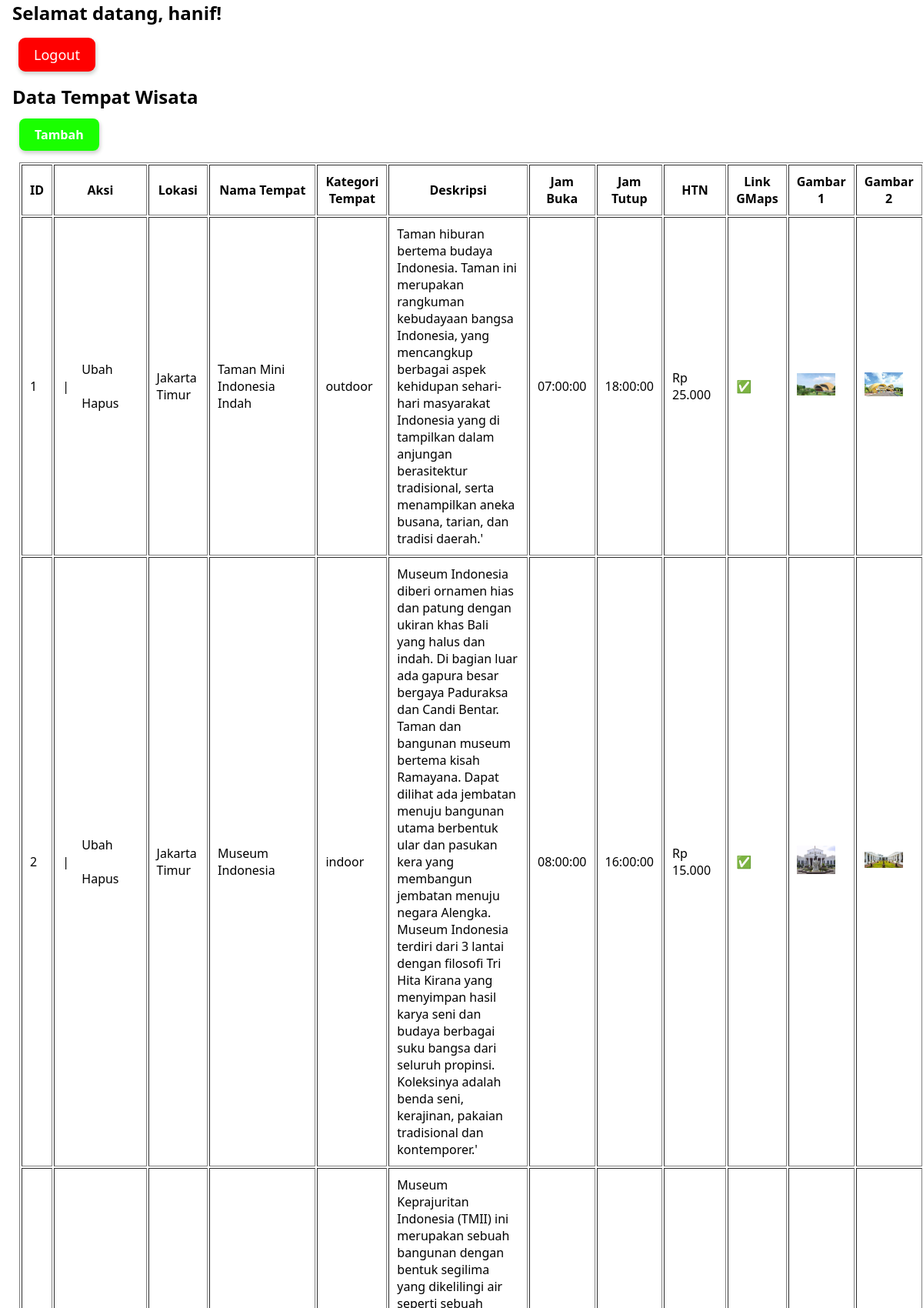
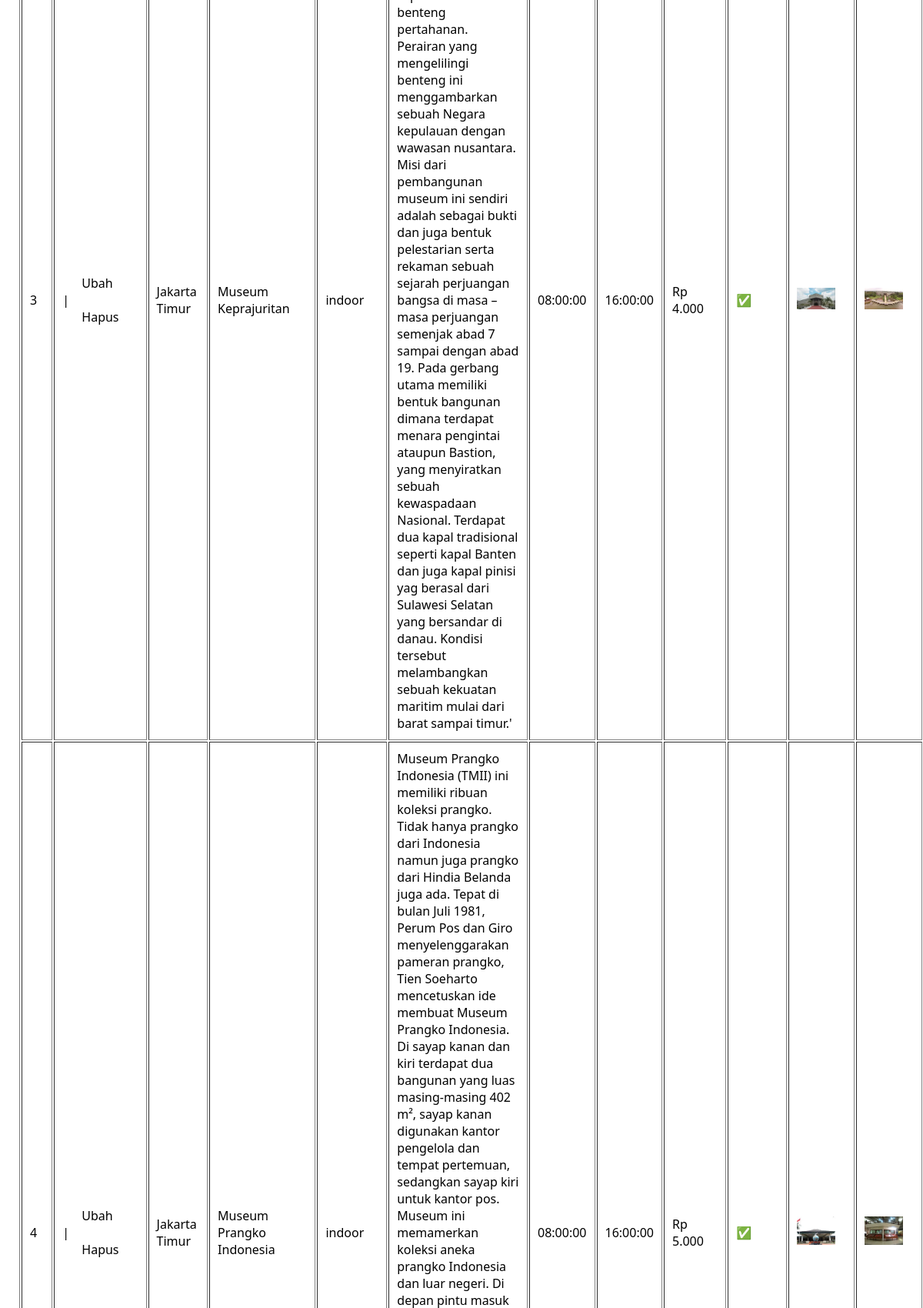
The page /admin (signed in, upper part) on the database its author committed (2 pictures, top to bottom).
### tables this page shows
CREATE TABLE `tempat` (
  `id` int(11) NOT NULL,
  `lokasi` varchar(16) NOT NULL,
  `nama` varchar(48) NOT NULL,
  `tipe` varchar(8) NOT NULL,
  `deskripsi` text NOT NULL,
  `buka` time NOT NULL,
  `tutup` time NOT NULL,
  `htm` varchar(25) NOT NULL,
  `gmaps` varchar(255) NOT NULL,
  `foto1` varchar(255) NOT NULL,
  `foto2` varchar(255) NOT NULL,
  `foto3` varchar(255) NOT NULL,
  `timestamp` datetime NOT NULL
);

### admin/index.php (the view, shortened to what this page needs)
<?php
    require "../script/php/conn.php";
    $admin_name = $_SESSION["name"];
    $result = mysqli_query($conn, "SELECT * FROM tempat");
?>
<!DOCTYPE html>
<html lang="en">
<head>
    <link rel="stylesheet" href="/style/admin.css">
</head>
<body>
    <nav>
        <h1> Selamat datang, <?= $admin_name ?>!</h1>
        <a href="logout.php"><button>Logout</button></a>
    </nav>
    <section>
        <h2>Data Tempat Wisata</h2><br>
        <a href="tambah.php" class="add-button">Tambah</a>
        <div style="overflow-x:auto;">
            <table border="1" cellpadding="10" cellspacing="2">
                <tr>
                    <th>ID</th>
                    <th>Aksi</th>
                    <th>Lokasi</th>
                    <th>Nama Tempat</th>
                    <th>Kategori Tempat</th>
                    <th>Deskripsi</th>
                    <th>Jam Buka</th>
                    <th>Jam Tutup</th>
                    <th>HTN</th>
                    <th>Link GMaps</th>
                    <th>Gambar 1</th>
                    <th>Gambar 2</th>
                </tr>
                <?php while ( $row = mysqli_fetch_row($result)) : ?>
                    <tr>
                        <td><?= $row[0]; ?></td>
                        <td>
                            <a href="ubah.php?id=<?= $row[0]; ?>">Ubah</a> |
                            <a href="hapus.php?id=<?= $row[0]; ?>">Hapus</a>
                        </td>
                        <td><?= $row[1]; ?></td>
                        <td><?= $row[2]; ?></td>
                        <td><?= $row[3]; ?></td>
                        <td><?= $row[4]; ?></td>
                        <td><?= $row[5]; ?></td>
                        <td><?= $row[6]; ?></td>
                        <td><?= $row[7]; ?></td>
                        <td><?php if(isset($row[8])){echo "✅";}else {echo "❌";} ?></td>
                        <td><img src="<?= $row[9]; ?>" alt=""></td>
                        <td><img src="<?= $row[10]; ?>" alt=""></td>
                    </tr>
                <?php endwhile; ?>
            </table>
        </div>
    </section>
</body>
</html>

### style/admin.css (style rules this page uses)
* { margin: 0; font-family: 'Segoe UI', Tahoma, Geneva, Verdana, sans-serif; }
nav { display: flex; flex-direction: column; }
a { color: inherit; text-decoration: inherit; text-decoration-line: inherit; text-decoration-style: inherit; text-decoration-color: inherit; }
button { padding: 10px 20px; border-radius: 0.5em; border-width: 0px; background-color: red; color: white; font-size: large; box-shadow: 1px 3px 5px 0.5px #CFD2CF; margin: 1rem 1.5rem; }
.add-button { background-color: #1aff00; padding: 10px 20px; border-radius: 0.5em; box-shadow: 1px 3px 5px 0.5px #CFD2CF; color: white; font-weight: bolder; }
table { margin: 25px; max-width: 80%; }
h1, h2 { margin-left: 1rem; }
section a { margin: 25px; }
td img { max-width: 50px; }

### rows shown on the page
tempat: id "1", lokasi "Jakarta Timur", nama "Taman Mini Indonesia Indah", tipe "outdoor", deskripsi "Taman hiburan bertema budaya Indonesia. Taman ini merupakan rangkuman kebudayaan bangsa Indonesia, yang mencangkup berbagai aspek kehidupan sehari-hari masyarakat Indonesia yang di tampilkan dalam anjungan berasitektur tradisional, serta menampilkan aneka busana, tarian, dan tradisi daerah.'", buka "07:00:00", tutup "18:00:00", htm "Rp 25.000", foto1 (picture), foto2 (picture)
tempat: id "2", lokasi "Jakarta Timur", nama "Museum Indonesia", tipe "indoor", deskripsi "Museum Indonesia diberi ornamen hias dan patung dengan ukiran khas Bali yang halus dan indah. Di bagian luar ada gapura besar bergaya Paduraksa dan Candi Bentar. Taman dan bangunan museum bertema kisah Ramayana. Dapat dilihat ada jembatan menuju bangunan utama berbentuk ular dan pasukan kera yang membangun jembatan menuju negara Alengka. Museum Indonesia terdiri dari 3 lantai dengan filosofi Tri Hita Kirana yang menyimpan hasil karya seni dan budaya berbagai suku bangsa dari seluruh propinsi. Koleksinya adalah benda seni, kerajinan, pakaian tradisional dan kontemporer.'", buka "08:00:00", tutup "16:00:00", htm "Rp 15.000", foto1 (picture), foto2 (picture)
tempat: id "3", lokasi "Jakarta Timur", nama "Museum Keprajuritan", tipe "indoor", deskripsi "Museum Keprajuritan Indonesia (TMII) ini merupakan sebuah bangunan dengan bentuk segilima yang dikelilingi air seperti sebuah benteng pertahanan. Perairan yang mengelilingi benteng ini menggambarkan sebuah Negara kepulauan dengan wawasan nusantara. Misi dari pembangunan museum ini sendiri adalah sebagai bukti dan juga bentuk pelestarian serta rekaman sebuah sejarah perjuangan bangsa di masa – masa perjuangan semenjak abad 7 sampai dengan abad 19. Pada gerbang utama memiliki bentuk bangunan dimana terdapat menara pengintai ataupun Bastion, yang menyiratkan sebuah kewaspadaan Nasional. Terdapat dua kapal tradisional seperti kapal Banten dan juga kapal pinisi yag berasal dari Sulawesi Selatan…", buka "08:00:00", tutup "16:00:00", htm "Rp 4.000", foto1 (picture), foto2 (picture)
tempat: id "4", lokasi "Jakarta Timur", nama "Museum Prangko Indonesia", tipe "indoor", buka "08:00:00", tutup "16:00:00", htm "Rp 5.000", foto1 (picture), foto2 (picture)

### other values the page prints
$admin_name "hanif"
